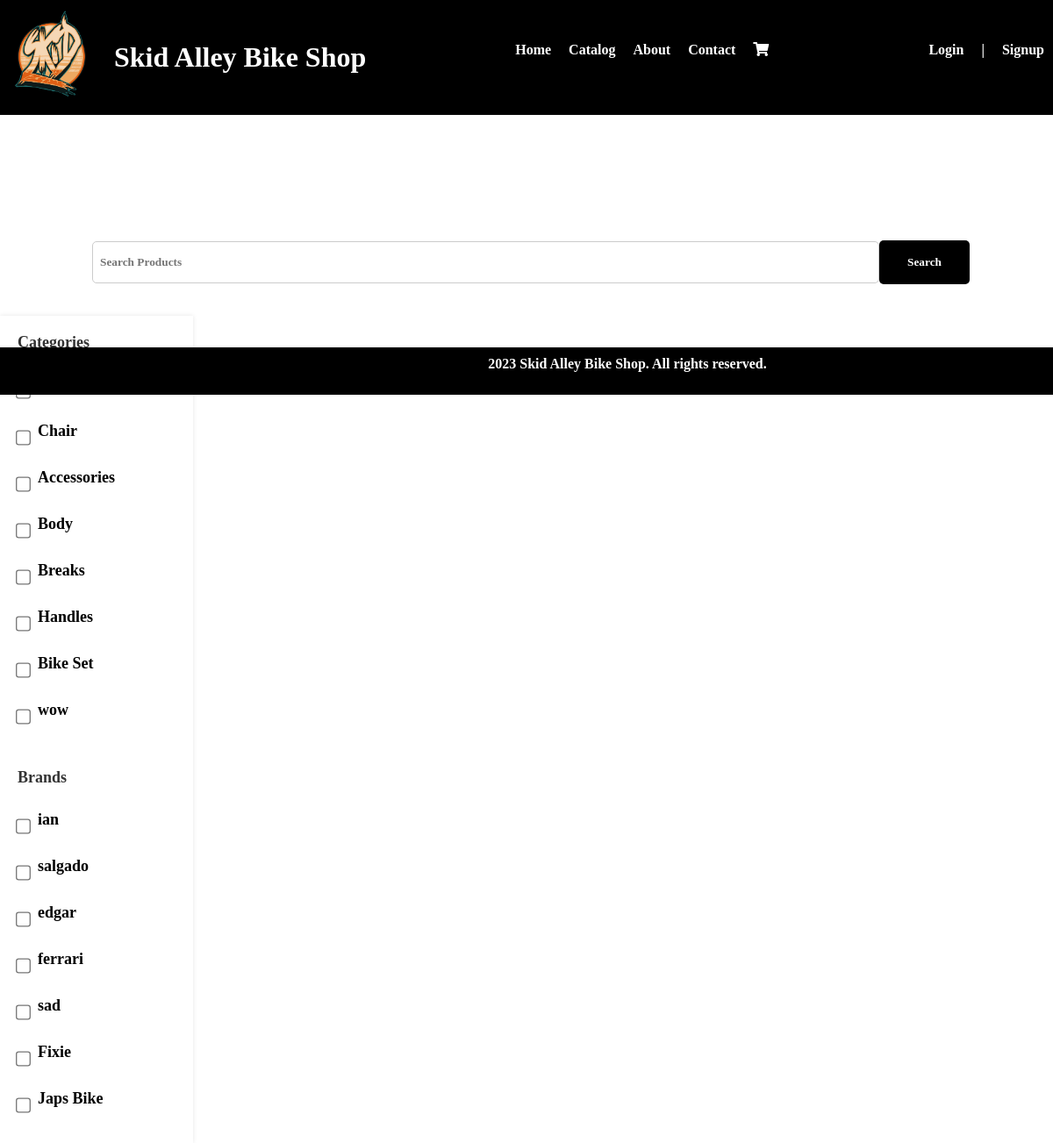
The page /product-search.php on the database as committed earlier.
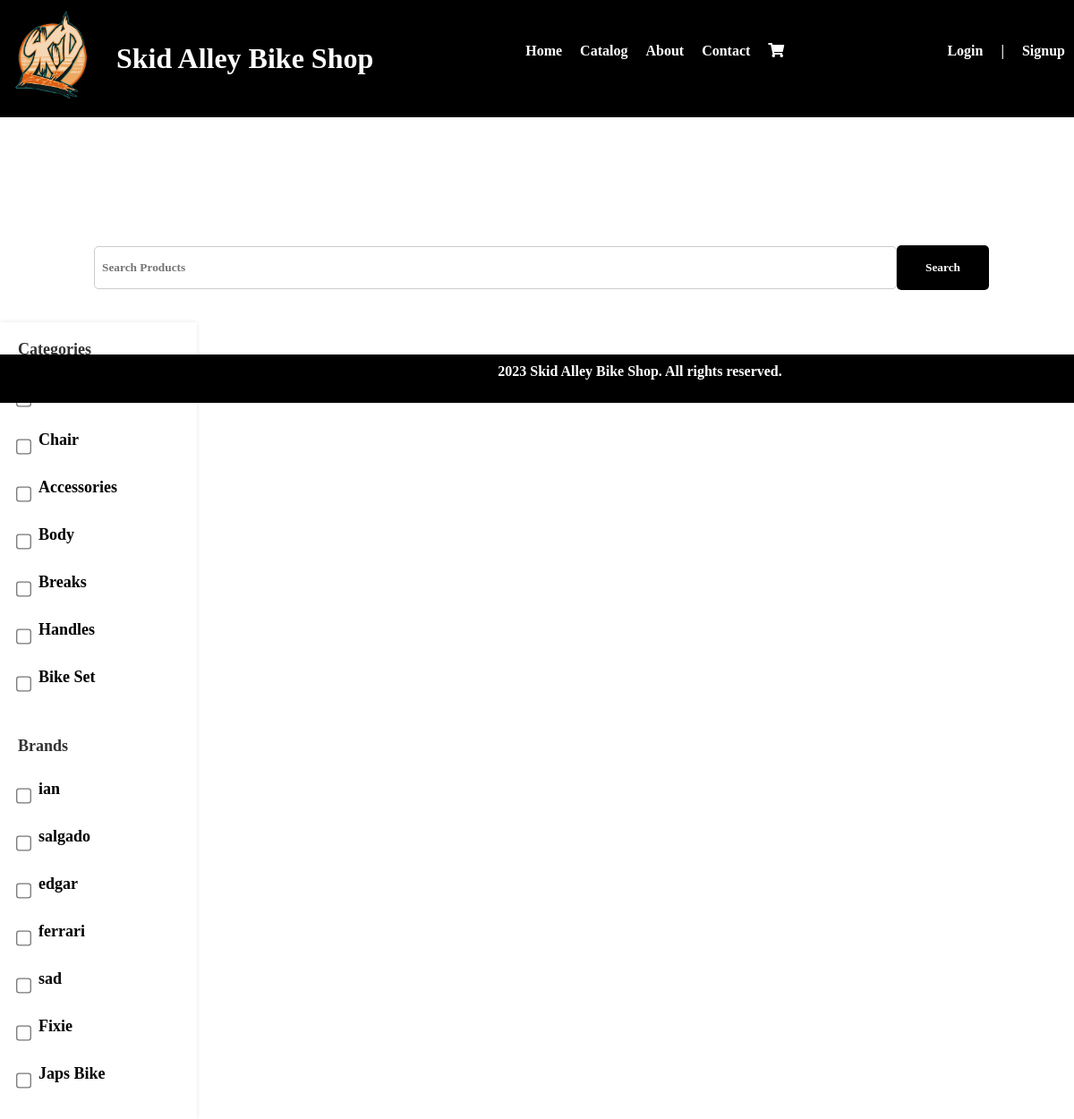
The same page on the database as committed later.
### tables this page shows
CREATE TABLE `content_management_logo` (
  `id` int(11) NOT NULL,
  `logo` text NOT NULL
);

CREATE TABLE `categories` (
  `id` int(30) NOT NULL,
  `category` varchar(250) NOT NULL,
  `description` varchar(250) NOT NULL,
  `status` tinyint(1) NOT NULL DEFAULT 1,
  `delete_flag` tinyint(1) NOT NULL
);

CREATE TABLE `brand_list` (
  `id` int(10) UNSIGNED NOT NULL,
  `name` varchar(50) NOT NULL,
  `image_path` text NOT NULL,
  `delete_flag` tinyint(1) NOT NULL,
  `status` tinyint(1) NOT NULL
);

### product-search.php (the view, shortened to what the changed rows need)
<?php include('partials-front/menu.php'); ?>
<br>
    <br><br>
<div class="sidebar">
    <h2>Categories</h2>
    <ul>
        <?php
        $categorySql = "SELECT * FROM categories WHERE status = '1'";
        $categoryRes = mysqli_query($conn, $categorySql);
        while ($categoryRow = mysqli_fetch_assoc($categoryRes))
        {
            $categoryId = $categoryRow['id'];
            $categoryName = $categoryRow['category'];
            ?>
            <li>
                <label>
                <input type="checkbox" class="checkbox-category" name="category[]" value="<?php echo $categoryId; ?>">
                <span class="checkbox-text"><?php echo $categoryName ?></span>
                </label>
            </li>
            <?php
        }
        ?>
    </ul>
    <br><br>
    <h2>Brands</h2>
    <ul>
        <?php
        $brandSql = "SELECT * FROM brand_list WHERE status = '1'";
        $brandRes = mysqli_query($conn, $brandSql);
        while ($brandRow = mysqli_fetch_assoc($brandRes))
         {
            $brandId = $brandRow['id'];
            $brandName = $brandRow['name'];
            ?>
            <li>
                <label>
                    <input type="checkbox" class="checkbox-brand" name="brand[]" value="<?php echo $brandId; ?>">
                    <span class="checkbox-text"><?php echo $brandName ?></span>
                </label>
            </a></li>
            <?php
        }
        ?>
    </ul>
</div>

### partials-front/menu.php (shortened to what the changed rows need)
<?php include('config/constants.php'); ?>
<!DOCTYPE html>
<html lang="en">
<head>
    <link rel="stylesheet" href="style.css">
    <link href="https://cdnjs.cloudflare.com/ajax/libs/font-awesome/5.15.4/css/all.min.css" rel="stylesheet">
</head>
<body>
    <div class="header">
        <?php
        $sql = "SELECT * FROM content_management_logo";
        $res = mysqli_query($conn, $sql);
        $count = mysqli_num_rows($res);
        if ($count > 0) {
            while ($row = mysqli_fetch_assoc($res)) {
                $logo = $row['logo'];
                ?>
                <div class="skidalley">
                <a href="<?php echo SITEURL; ?>index.php">  <?php
                            if ($logo == "")
                            {
                                echo "<div class='error'>Image not Added.</div>";
                            } else {
                                ?>
                                <img src="<?php echo SITEURL; ?>images/logo/<?php echo $logo; ?>"
                                     width="100px">
                                <?php
                            }
                            ?>
                            </img> </a>
                <a href="<?php echo SITEURL; ?>index.php"> <h1 id="name"> Skid Alley Bike Shop </h1> </a>
                </div>
             <?php
            }
        }
        else
        {
            echo  "<td colspan='4'><div class='error'>No Logo Added.</div></td>";
        }
      ?>
    </div>
</body>

Rows that differ between the two databases and show on the page:
removed categories: category "wow"
